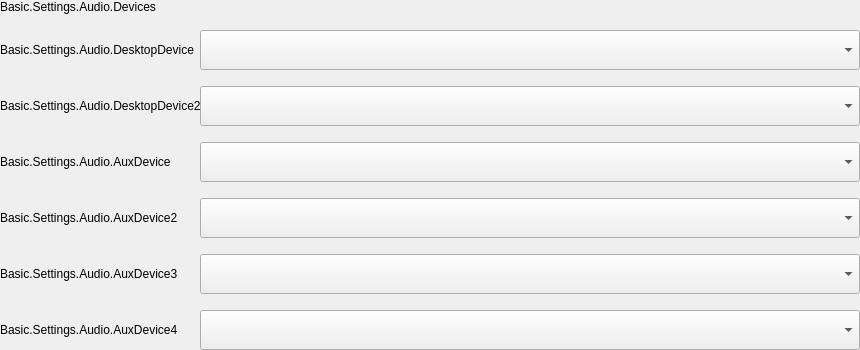
        <widget class="QFrame" name="frame_AudioDevices">
         <property name="sizePolicy">
          <sizepolicy hsizetype="Fixed" vsizetype="Preferred">
           <horstretch>0</horstretch>
           <verstretch>0</verstretch>
          </sizepolicy>
         </property>
         <property name="minimumSize">
          <size>
           <width>860</width>
           <height>0</height>
          </size>
         </property>
         <property name="maximumSize">
          <size>
           <width>860</width>
           <height>16777215</height>
          </size>
         </property>
         <property name="frameShape">
          <enum>QFrame::NoFrame</enum>
         </property>
         <property name="frameShadow">
          <enum>QFrame::Raised</enum>
         </property>
         <layout class="QFormLayout" name="formLayout_AudioDevices">
          <property name="fieldGrowthPolicy">
           <enum>QFormLayout::AllNonFixedFieldsGrow</enum>
          </property>
          <property name="labelAlignment">
           <set>Qt::AlignLeading|Qt::AlignLeft|Qt::AlignVCenter</set>
          </property>
          <property name="formAlignment">
           <set>Qt::AlignLeading|Qt::AlignLeft|Qt::AlignTop</set>
          </property>
          <property name="horizontalSpacing">
           <number>0</number>
          </property>
          <property name="verticalSpacing">
           <number>16</number>
          </property>
          <property name="leftMargin">
           <number>0</number>
          </property>
          <property name="topMargin">
           <number>0</number>
          </property>
          <property name="rightMargin">
           <number>0</number>
          </property>
          <property name="bottomMargin">
           <number>0</number>
          </property>
          <item row="0" column="0">
           <widget class="QLabel" name="label_TitleAudioDevices">
            <property name="maximumSize">
             <size>
              <width>860</width>
              <height>16777215</height>
             </size>
            </property>
            <property name="styleSheet">
             <string/>
            </property>
            <property name="text">
             <string>Basic.Settings.Audio.Devices</string>
            </property>
           </widget>
          </item>
          <item row="1" column="0">
           <widget class="QLabel" name="label_DesktopAudioDevice1">
            <property name="sizePolicy">
             <sizepolicy hsizetype="Fixed" vsizetype="Fixed">
              <horstretch>0</horstretch>
              <verstretch>0</verstretch>
             </sizepolicy>
            </property>
            <property name="minimumSize">
             <size>
              <width>200</width>
              <height>40</height>
             </size>
            </property>
            <property name="maximumSize">
             <size>
              <width>200</width>
              <height>40</height>
             </size>
            </property>
            <property name="styleSheet">
             <string notr="true"/>
            </property>
            <property name="text">
             <string>Basic.Settings.Audio.DesktopDevice</string>
            </property>
            <property name="wordWrap">
             <bool>true</bool>
            </property>
           </widget>
          </item>
          <item row="1" column="1">
           <widget class="AFQCustomCombobox" name="comboBox_DesktopAudioDevice1">
            <property name="sizePolicy">
             <sizepolicy hsizetype="Fixed" vsizetype="Fixed">
              <horstretch>0</horstretch>
              <verstretch>0</verstretch>
             </sizepolicy>
            </property>
            <property name="minimumSize">
             <size>
              <width>660</width>
              <height>40</height>
             </size>
            </property>
            <property name="maximumSize">
             <size>
              <width>660</width>
              <height>40</height>
             </size>
            </property>
            <property name="focusPolicy">
             <enum>Qt::ClickFocus</enum>
            </property>
            <property name="styleSheet">
             <string notr="true"/>
            </property>
           </widget>
          </item>
          <item row="2" column="0">
           <widget class="QLabel" name="label_DesktopAudioDevice2">
            <property name="sizePolicy">
             <sizepolicy hsizetype="Fixed" vsizetype="Fixed">
              <horstretch>0</horstretch>
              <verstretch>0</verstretch>
             </sizepolicy>
            </property>
            <property name="minimumSize">
             <size>
              <width>200</width>
              <height>40</height>
             </size>
            </property>
            <property name="maximumSize">
             <size>
              <width>200</width>
              <height>40</height>
             </size>
            </property>
            <property name="styleSheet">
             <string notr="true"/>
            </property>
            <property name="text">
             <string>Basic.Settings.Audio.DesktopDevice2</string>
            </property>
            <property name="wordWrap">
             <bool>true</bool>
            </property>
           </widget>
          </item>
          <item row="2" column="1">
           <widget class="AFQCustomCombobox" name="comboBox_DesktopAudioDevice2">
            <property name="sizePolicy">
             <sizepolicy hsizetype="Fixed" vsizetype="Fixed">
              <horstretch>0</horstretch>
              <verstretch>0</verstretch>
             </sizepolicy>
            </property>
            <property name="minimumSize">
             <size>
              <width>660</width>
              <height>40</height>
             </size>
            </property>
            <property name="maximumSize">
             <size>
              <width>660</width>
              <height>40</height>
             </size>
            </property>
            <property name="focusPolicy">
             <enum>Qt::ClickFocus</enum>
            </property>
            <property name="styleSheet">
             <string notr="true"/>
            </property>
           </widget>
          </item>
          <item row="3" column="0">
           <widget class="QLabel" name="label_AuxAudioDevice1">
            <property name="sizePolicy">
             <sizepolicy hsizetype="Fixed" vsizetype="Fixed">
              <horstretch>0</horstretch>
              <verstretch>0</verstretch>
             </sizepolicy>
            </property>
            <property name="minimumSize">
             <size>
              <width>200</width>
              <height>40</height>
             </size>
            </property>
            <property name="maximumSize">
             <size>
              <width>200</width>
              <height>40</height>
             </size>
            </property>
            <property name="styleSheet">
             <string notr="true"/>
            </property>
            <property name="text">
             <string>Basic.Settings.Audio.AuxDevice</string>
            </property>
            <property name="wordWrap">
             <bool>true</bool>
            </property>
           </widget>
          </item>
          <item row="3" column="1">
           <widget class="AFQCustomCombobox" name="comboBox_AuxAudioDevice1">
            <property name="sizePolicy">
             <sizepolicy hsizetype="Fixed" vsizetype="Fixed">
              <horstretch>0</horstretch>
              <verstretch>0</verstretch>
             </sizepolicy>
            </property>
            <property name="minimumSize">
             <size>
              <width>660</width>
              <height>40</height>
             </size>
            </property>
            <property name="maximumSize">
             <size>
              <width>660</width>
              <height>40</height>
             </size>
            </property>
            <property name="focusPolicy">
             <enum>Qt::ClickFocus</enum>
            </property>
            <property name="styleSheet">
             <string notr="true"/>
            </property>
           </widget>
          </item>
          <item row="4" column="0">
           <widget class="QLabel" name="label_AuxAudioDevice2">
            <property name="sizePolicy">
             <sizepolicy hsizetype="Fixed" vsizetype="Fixed">
              <horstretch>0</horstretch>
              <verstretch>0</verstretch>
             </sizepolicy>
            </property>
            <property name="minimumSize">
             <size>
              <width>200</width>
              <height>40</height>
             </size>
            </property>
            <property name="maximumSize">
             <size>
              <width>200</width>
              <height>40</height>
             </size>
            </property>
            <property name="styleSheet">
             <string notr="true"/>
            </property>
            <property name="text">
             <string>Basic.Settings.Audio.AuxDevice2</string>
            </property>
            <property name="wordWrap">
             <bool>true</bool>
            </property>
           </widget>
          </item>
          <item row="4" column="1">
           <widget class="AFQCustomCombobox" name="comboBox_AuxAudioDevice2">
            <property name="sizePolicy">
             <sizepolicy hsizetype="Fixed" vsizetype="Fixed">
              <horstretch>0</horstretch>
              <verstretch>0</verstretch>
             </sizepolicy>
            </property>
            <property name="minimumSize">
             <size>
              <width>660</width>
              <height>40</height>
             </size>
            </property>
            <property name="maximumSize">
             <size>
              <width>660</width>
              <height>40</height>
             </size>
            </property>
            <property name="focusPolicy">
             <enum>Qt::ClickFocus</enum>
            </property>
            <property name="styleSheet">
             <string notr="true"/>
            </property>
           </widget>
          </item>
          <item row="5" column="0">
           <widget class="QLabel" name="label_AuxAudioDevice3">
            <property name="sizePolicy">
             <sizepolicy hsizetype="Fixed" vsizetype="Fixed">
              <horstretch>0</horstretch>
              <verstretch>0</verstretch>
             </sizepolicy>
            </property>
            <property name="minimumSize">
             <size>
              <width>200</width>
              <height>40</height>
             </size>
            </property>
            <property name="maximumSize">
             <size>
              <width>200</width>
              <height>40</height>
             </size>
            </property>
            <property name="styleSheet">
             <string notr="true"/>
            </property>
            <property name="text">
             <string>Basic.Settings.Audio.AuxDevice3</string>
            </property>
            <property name="wordWrap">
             <bool>true</bool>
            </property>
           </widget>
          </item>
          <item row="5" column="1">
           <widget class="AFQCustomCombobox" name="comboBox_AuxAudioDevice3">
            <property name="sizePolicy">
             <sizepolicy hsizetype="Fixed" vsizetype="Fixed">
              <horstretch>0</horstretch>
              <verstretch>0</verstretch>
             </sizepolicy>
            </property>
            <property name="minimumSize">
             <size>
              <width>660</width>
              <height>40</height>
             </size>
            </property>
            <property name="maximumSize">
             <size>
              <width>660</width>
              <height>40</height>
             </size>
            </property>
            <property name="focusPolicy">
             <enum>Qt::ClickFocus</enum>
            </property>
            <property name="styleSheet">
             <string notr="true"/>
            </property>
           </widget>
          </item>
          <item row="6" column="0">
           <widget class="QLabel" name="label_AuxAudioDevice4">
            <property name="sizePolicy">
             <sizepolicy hsizetype="Fixed" vsizetype="Fixed">
              <horstretch>0</horstretch>
              <verstretch>0</verstretch>
             </sizepolicy>
            </property>
            <property name="minimumSize">
             <size>
              <width>200</width>
              <height>40</height>
             </size>
            </property>
            <property name="maximumSize">
             <size>
              <width>200</width>
              <height>40</height>
             </size>
            </property>
            <property name="styleSheet">
             <string notr="true"/>
            </property>
            <property name="text">
             <string>Basic.Settings.Audio.AuxDevice4</string>
            </property>
            <property name="wordWrap">
             <bool>true</bool>
            </property>
           </widget>
          </item>
          <item row="6" column="1">
           <widget class="AFQCustomCombobox" name="comboBox_AuxAudioDevice4">
            <property name="sizePolicy">
             <sizepolicy hsizetype="Fixed" vsizetype="Fixed">
              <horstretch>0</horstretch>
              <verstretch>0</verstretch>
             </sizepolicy>
            </property>
            <property name="minimumSize">
             <size>
              <width>660</width>
              <height>40</height>
             </size>
            </property>
            <property name="maximumSize">
             <size>
              <width>660</width>
              <height>0</height>
             </size>
            </property>
            <property name="focusPolicy">
             <enum>Qt::ClickFocus</enum>
            </property>
            <property name="styleSheet">
             <string notr="true"/>
            </property>
           </widget>
          </item>
         </layout>
        </widget>
